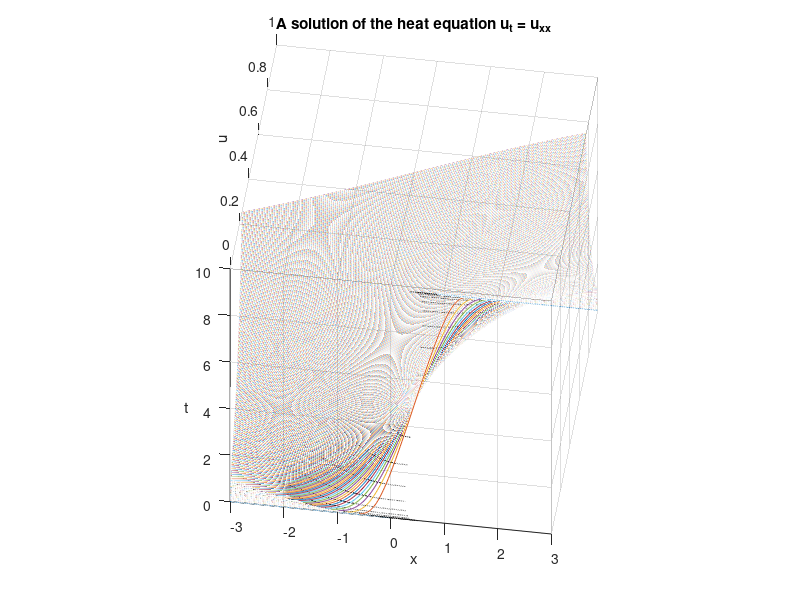

Source code (MATLAB):
function plot_heat
% plot the solution of the wave equation u_t =  u_xx  t>0
% u(x,0)=0 x<=0 ,  u(x,0)=1 x>0

% set parameters
xmax=3;
xmin=-xmax
tmin=0;
tmax=10;
nx = 500;  % number of steps in space
nt = 500;  % number of steps in time
td = 1;    % approx duration for the animation

% mesh vector
x = xmin + (xmax - xmin)* [0:nx]/nx;
t = tmin + (tmax - tmin)* [0:nt]/nt;

% set up figure window
clf
axis([xmin xmax tmin tmax 0 1])
axis manual
hold on  % cumulate graphics
xlabel('x')
ylabel('t')
zlabel('u')
campos([-5.3442  -55.3079    6.65110])
campos manual
disp('animation for increasing t')
for i = 1:nt+1 ;  % loop over timesteps
    ts = t(i)*ones(size(x));
    % solution
    u = 0.5*(1 + erf(x./(2*sqrt(ts))));
    plot3(x, ts, u)
    title(sprintf('A solution of the heat equation u_{t} = u_{xx}'))
    grid on
    drawnow
    pause(td/(nt+1));
end
disp('level lines')
for i = -5:0.5:5
    tt = (x/i).^2;  % x./sqrt(tt) = i
    v=0.5*(1 + erf(i/2));
    u = v*ones(size(x));
    tt= tt.*sign(u-0.5).*sign(x);
    plot3(x, tt, u,'k');
    % input('> ')
end
hold off
end
